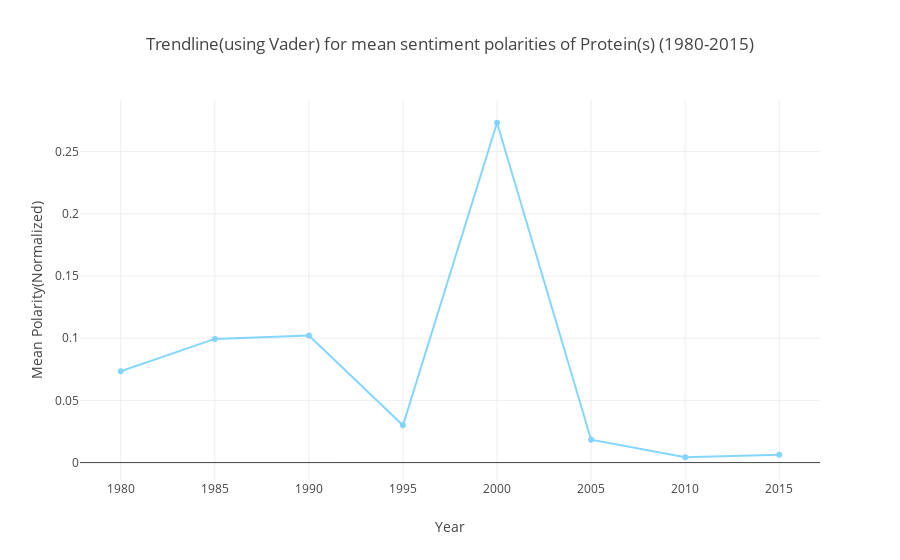

The cell this chart's notebook holds for it:
### Code cell
nutrient = 'Protein'

iplot(getNutrientPolarityMeanTrends(nutrientName=nutrient, package = 'Vader')) 

# Note # The Trenline below helps better identify the magnitude of the changes in the mean polarities over the years

### Figure 1 — Plotly figure (JSON) as saved in the notebook; plotly's stock layout.template omitted (floating-point values rounded to 4 significant figures)
{"data": [{"line": {"color": "#66ccff"}, "name": "Mean Polarity", "opacity": 0.8, "type": "scatter", "x": [1980, 1985, 1990, 1995, 2000, 2005, 2010, 2015], "y": [0.07343, 0.09944, 0.1022, 0.02997, 0.2732, 0.01843, 0.004293, 0.006399]}], "layout": {"title": "Trendline(using Vader) for mean sentiment polarities of Protein(s) (1980-2015)", "xaxis": {"title": "Year"}, "yaxis": {"title": "Mean Polarity(Normalized)"}}}
